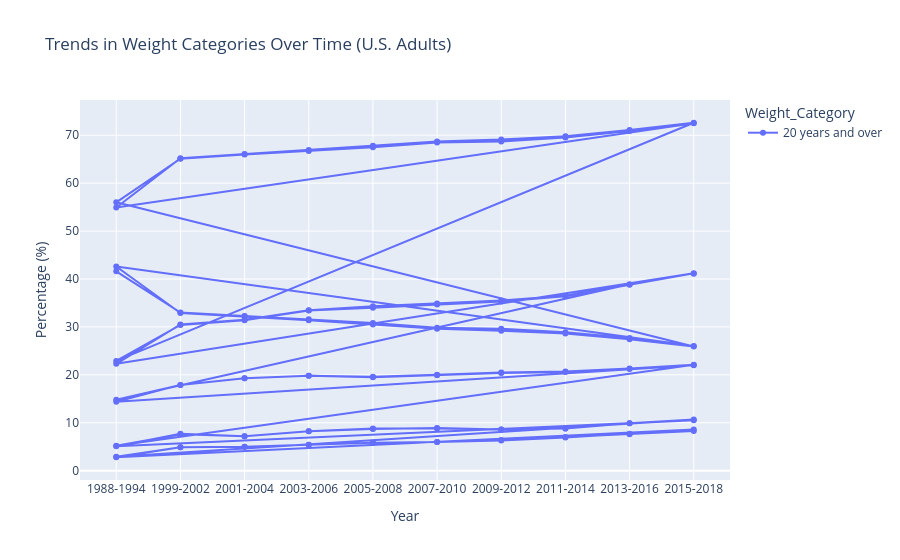

Notebook code for this chart:
### Code cell
#Create a line graph
line_wt = wt[wt['Group'] == 'Total']
fig1 = px.line(
    line_wt,
    x='YEAR',
    y='ESTIMATE',
    color='Weight_Category',
    title='Trends in Weight Categories Over Time (U.S. Adults)',
    markers=True)
fig1.update_layout(
    xaxis_title='Year',
    yaxis_title='Percentage (%)')
fig1.show()
